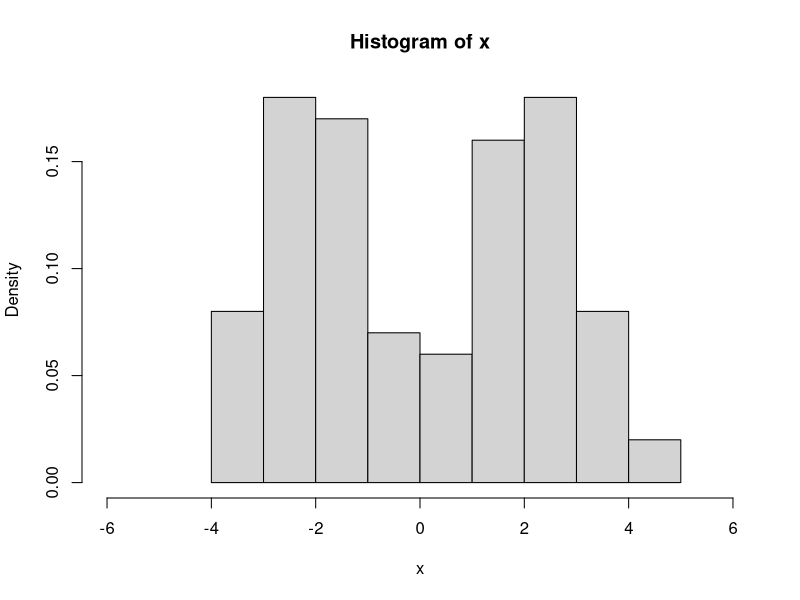
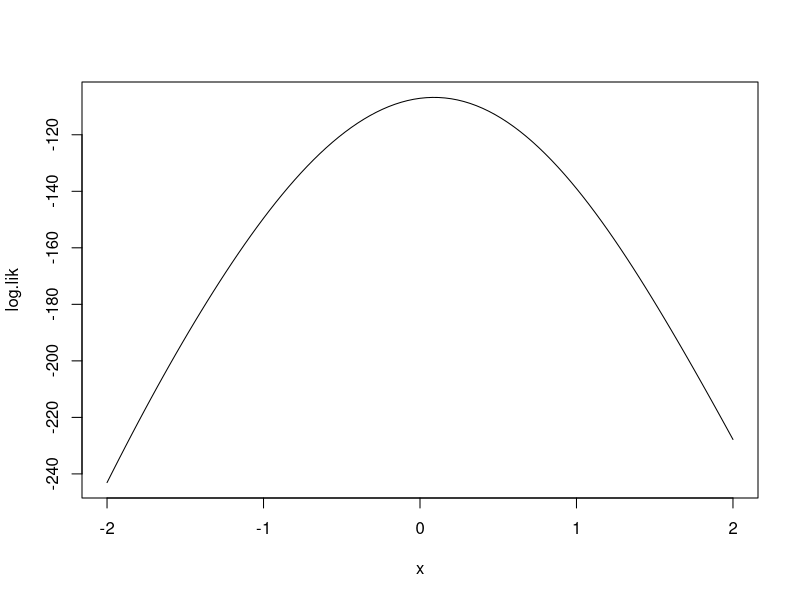

Source code (R) for these figures, in order: (Note: this script raises an error after producing the figures.)
# half-half mixed normal with centers theta-2 and theta+2 with sd 1

set.seed(123)
n <- 100
x <- c(rnorm(n/2,-2,1),rnorm(n/2,2,1))
hist(x,xlim=c(-6,6),freq=F)

log.lik <- function(theta){
     temp <- 0
     for (i in 1:n) temp <- temp + log(0.5*exp(-0.5*(x[i]-theta+2)^2)+0.5*exp(-0.5*(x[i]-theta-2)^2))
     return(temp)
}
x11(); plot(log.lik,-2,2)

log.lik.1 <- function(theta){
     temp <- 0
     for (i in 1:n) {
       temp.1 <- 0.5*(x[i]-theta+2)*exp(-0.5*(x[i]-theta+2)^2)+0.5*(x[i]-theta-2)*exp(-0.5*(x[i]-theta-2)^2)
       temp.2 <- 0.5*exp(-0.5*(x[i]-theta+2)^2)+0.5*exp(-0.5*(x[i]-theta-2)^2)
       temp <- temp + temp.1/temp.2
     }
     return(temp)
}

bisection(log.lik.1, -2,2, 10^-4)

# end
 